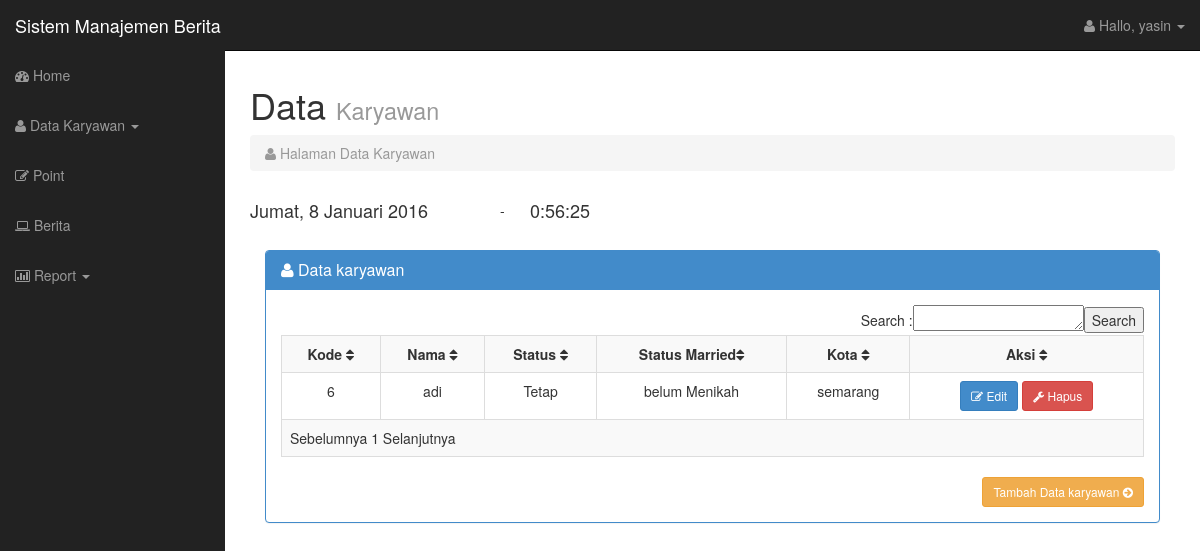
Page /admin/data_karyawan.php (signed in) on the committed database.
### tables this page shows
CREATE TABLE IF NOT EXISTS `wartawan` (
`id_wartawan` int(50) NOT NULL,
  `nama_wartawan` varchar(100) NOT NULL,
  `status_kar` varchar(30) NOT NULL,
  `status` varchar(30) NOT NULL,
  `kota` varchar(100) NOT NULL
);

### admin/data_karyawan.php (the view, shortened to what this page needs)
<?php
if (empty($_SESSION['username'])){
	echo "<script>alert('Anda belum mempunyai hak akses.'); window.location = '../index.html'</script>";
} else {
?>
<!DOCTYPE html>
<html lang="en">
 <head>
    <link href="css/bootstrap.css" rel="stylesheet">
    <link href="css/sb-admin.css" rel="stylesheet">
    <link rel="stylesheet" href="font-awesome/css/font-awesome.min.css">
    <link rel="stylesheet" href="http://cdn.oesmith.co.uk/morris-0.4.3.min.css">
</head>
<body>
	<div id="wrapper">
		<nav class="navbar navbar-inverse navbar-fixed-top" role="navigation">
				<div class="navbar-header">
					<a class="navbar-brand" href="index.php">Sistem Manajemen Berita</a>
				</div>
				<div class="collapse navbar-collapse navbar-ex1-collapse">
					<ul class="nav navbar-nav side-nav">
						<li ><a href="index.php"><i class="fa fa-dashboard"></i> Home </a></li>
						<li class="dropdown">
							<a href="data_karyawan.php"  class="dropdown-toggle" data-toggle="dropdown"><i class="fa fa-user"></i> Data Karyawan <b class="caret"></b></a>
						</li>
						<li><a href="point.php"><i class="fa fa-edit"></i> Point </a></li>
						<li><a href="berita.php"><i class="fa fa-laptop"></i> Berita </a></li>
						<li class="dropdown">
							<a href="#" class="dropdown-toggle" data-toggle="dropdown"><i class="fa fa-bar-chart-o"></i> Report <b class="caret"></b></a>
						</li>
					</ul>
					<ul class="nav navbar-nav navbar-right navbar-user">
						<li class="dropdown user-dropdown">
							<a href="#" class="dropdown-toggle" data-toggle="dropdown"><i class="fa fa-user"></i> Hallo,
						<?php
						echo $_SESSION['username'];
						?>
						<b class="caret"></b></a>
						</li>
					</ul>
				 </div>
		 </nav>
		<?php } ?>
		<div id="page-wrapper">
        <div class="row">
          <div class="col-lg-12">
            <h1> Data <small>Karyawan </small></h1>
            <ol class="breadcrumb">
              <li class="active"><i class="fa fa-user"></i> Halaman Data Karyawan </li>
            </ol>
            <table width="900">
            <tr>
            <td width="250"><div class="Tanggal"><h4><script language="JavaScript">document.write(tanggallengkap);</script></div></h4></td>
            <td align="left" width="30"> - </td>
            <td align="left" width="620"> <h4><div id="output" class="jam" ></div></h4></td>
            </tr>
            </table>
            <br />
			</div>
			</div>
          <div class="col-lg-12">
            <div class="panel panel-primary">
              <div class="panel-heading">
                <h3 class="panel-title"><i class="fa fa-user"></i> Data karyawan</h3>
              </div>
              <div class="panel-body">
                 <div class="table-responsive">
				 <form name="form1" method="get" action="" >
					<table align="right"><td>Search : </td><td><textarea name="q" rows="1" id="q"></textarea></td><td><input type="submit" name="search" value="Search"/></td>
					<table class="table table-bordered table-hover table-striped tablesorter">
                      <tr>
                        <th >Kode <i class="fa fa-sort"></i></th>
                        <th>Nama <i class="fa fa-sort"></i></th>
						<th>Status <i class="fa fa-sort"></i></th>
                        <th>Status Married<i class="fa fa-sort"></i></th>
                        <th> Kota <i class="fa fa-sort"></i></th>
						<th>Aksi <i class="fa fa-sort"></i></th>
                      </tr>
					  <?php
					  $batas = 10;
					$pg = isset( $_GET['pg'] ) ? $_GET['pg'] : "";
					if ( empty( $pg ) ) {
						$posisi = 0;
						$pg = 1;
					} else {
						$posisi = ( $pg - 1 ) * $batas;
					}
					$tampil=mysql_query("select * from wartawan order by id_wartawan desc limit $posisi, $batas");
					  while($data=mysql_fetch_array($tampil))
					  { ?>
				      <tr align="center">
						<td><?php echo $data['id_wartawan']; ?></td>
						<td><?php echo $data['nama_wartawan']; ?></td>
						<td><?php echo $data['status_kar']; ?></td>
						<td><?php echo $data['status']; ?></td>
						<td><?php echo $data['kota']; ?></td>
						<td>
							<a class="btn btn-sm btn-primary" href="edit.php?hal=edit&kd=<?php echo $data['id_wartawan'];?>" onClick="return confirm('Apakah anda akan edit data karyawan?');"><i class="fa fa-edit"></i> Edit</a>
							<a class="btn btn-sm btn-danger" href="hapus.php?hal=hapus&kd=<?php echo $data['id_wartawan'];?>" onClick="return confirm('Apakah anda akan menghapus data karyawan?');"><i class="fa fa-wrench"></i> Hapus</a>
						</td>
					  </tr>
				<?php
              }
              ?>
			  <tr>
					<td colspan="7">
				<?php
				$jml_data = mysql_num_rows(mysql_query("SELECT * FROM wartawan"));
				$JmlHalaman = ceil($jml_data/$batas);
				if ( $pg > 1 ) {
				$link = $pg-1;
				$prev = "<a href='?pg=$link'>Sebelumnya </a>";
				} else {
				$prev = "Sebelumnya ";
				}
				$nmr = '';
				for ( $i = 1; $i<= $JmlHalaman; $i++ ){
					if ( $i == $pg ) {
					$nmr .= $i . " ";
					} else {
					$nmr .= "<a href='?pg=$i'>$i</a> ";
					}
				}
				if ( $pg < $JmlHalaman ) {
				$link = $pg + 1;
				$next = " <a href='?pg=$link'>Selanjutnya</a>";
				} else {
				$next = " Selanjutnya";
				}
				echo $prev . $nmr . $next;
				?>
				<br>
				</td>
				</tr>
					</table>
					</table>
				</form>
					</div>
                <div class="text-right">
                  <a href="tambah.php" class="btn btn-sm btn-warning">Tambah Data karyawan <i class="fa fa-arrow-circle-right"></i></a>
                </div>
			 </div>
			</div>
		</div>
</body>
</html>

### admin/css/sb-admin.css (style rules this page uses)
body { margin-top: 50px; }
#wrapper { padding-left: 0; }
#page-wrapper { width: 100%; padding: 5px 15px; }
@media (min-width:768px) { #wrapper { padding-left: 225px; } }
@media (min-width:768px) { #page-wrapper { padding: 15px 25px; } }
@media (min-width:768px) { .side-nav { margin-left: -225px; left: 225px; width: 225px; position: fixed; top: 50px; height: 100%; border-radius: 0; border: none; background-color: #222222; overflow-y: auto; } }
@media (min-width:768px) { .side-nav>li>a { width: 225px; } }
@media (min-width:768px) { .navbar-collapse { padding-left: 15px !important; padding-right: 15px !important; } }

### rows in the picture
wartawan: id_wartawan "6", nama_wartawan "adi", status_kar "Tetap", status "belum Menikah", kota "semarang"

### other values in the picture
$_SESSION['username'] "yasin"
$prev "Sebelumnya"
$next "Selanjutnya"
